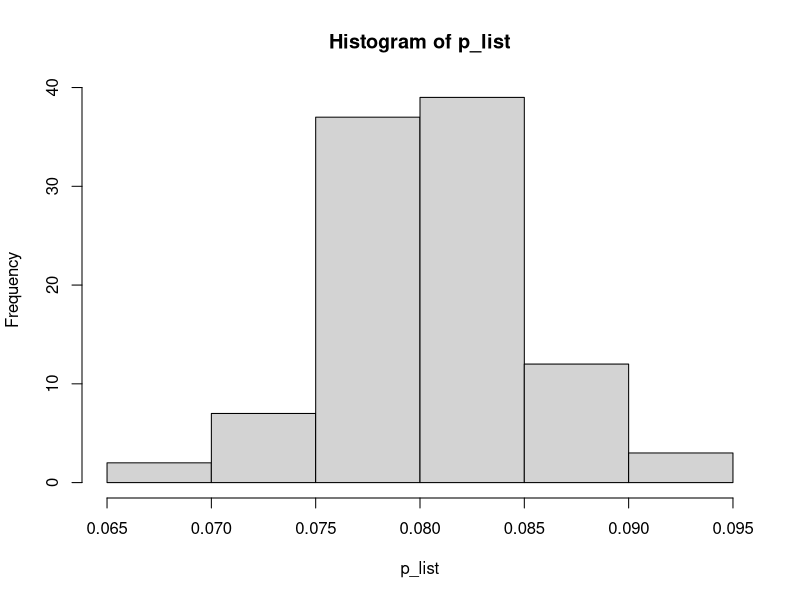

Write the R code that produced this figure.
set.seed(2) 

update <- function(x, v) {
  # check for collision with the boundary. 
  v[(x[, 1] > 5 | x[, 1] < -5), 1] = -v[(x[, 1] > 5 | x[, 1] < -5), 1]
  v[(x[, 2] > 5 | x[, 2] < -5), 2] = -v[(x[, 2] > 5 | x[, 2] < -5), 2]
  
  # compute the pressure at this time point. 
  dp <- sum(abs(v[(x[, 1] > 5 | x[, 1] < -5), 1])) + 
        sum(abs(v[(x[, 2] > 5 | x[, 2] < -5), 2]))
  # divide by the surface area of the box
  dp <- dp/20 
  
  x <- x + v
  return(list(x, v, dp))
}

p_list <- c()
# start simulations. Do simulation 100 times. 
for (sim in 1:100) {
  n <- 100
  # initialize molecules with random positions and velocities.
  x <- matrix(runif(n * 2, -1, 1), nrow = n)
  v <- matrix(runif(n * 2, -.5, .5), nrow = n)
  
  max_T <- 500
  # the average pressure
  p <- 0
  for (tt in 1:max_T) {
    # I deleted the plotting code, to speed up. 
    xv <- update(x, v)
    
    x <- xv[[1]]
    v <- xv[[2]]
    
    # p by dp, calculated in update function
    p <- p + xv[[3]]
  }
  
  # average the pressure over 500 seconds. 
  p <- p/max_T

  p_list[sim] <- p
}

# plot histogram for all simulations.
hist(p_list)
